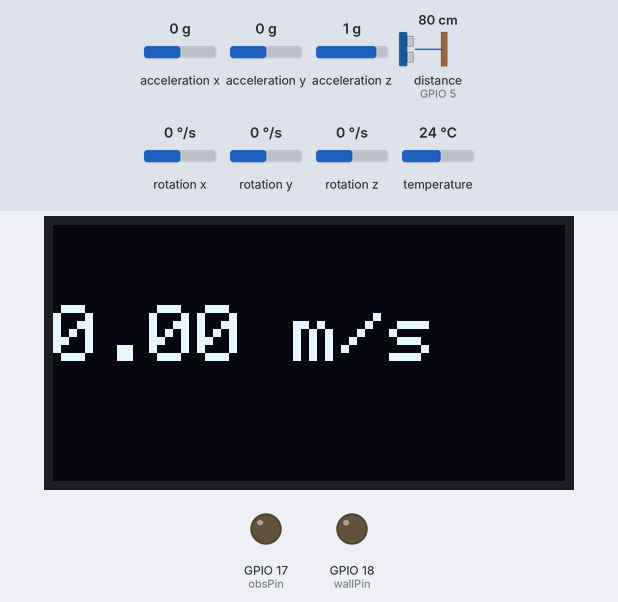
A sketch run on a simulated ESP32. Shown: 128×64 one-colour display, output pins drawn as LEDs (lit = HIGH). Wiring (inferred from the names in the program): ultrasonic range finder: trigger GPIO 4; echo GPIO 5. Dashed ring = blinking. The inputs (shaded band) are chosen by the test bench; at power-on: distance to the obstacle (sensor on GPIO 5) 80 cm, acceleration y 0 g, acceleration x 0 g, acceleration z 1 g, rotation x 0 °/s, rotation y 0 °/s, rotation z 0 °/s, temperature 24 °C. The echo pulse lasts 58.3 µs per cm; pins used as bus, display or sensor lines are not drawn.

Above: at 3.2 s.
3.3 s: distance to the obstacle (sensor on GPIO 5) set to 11 cm
4.8 s: distance to the obstacle (sensor on GPIO 5) set to 8 cm
At 4.96 s:
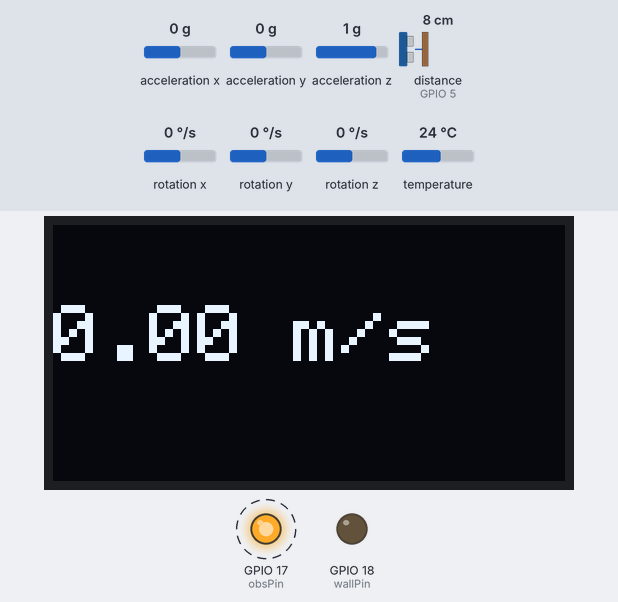
7.7 s: acceleration y set to -1.4 g
At 7.99 s:
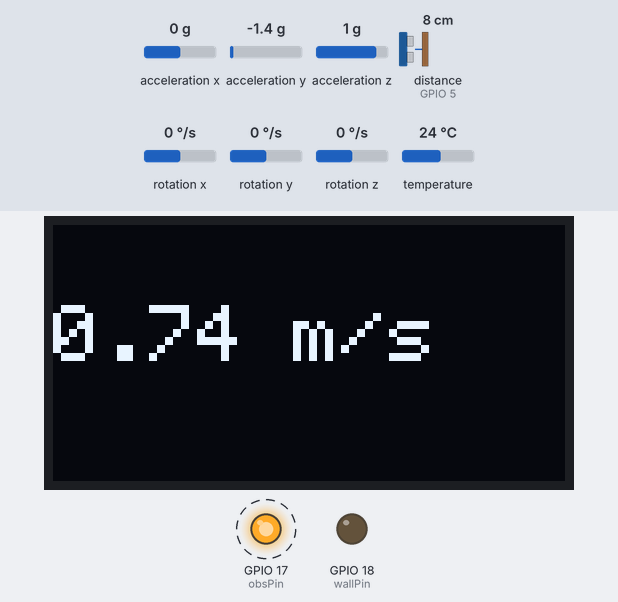
9.3 s: distance to the obstacle (sensor on GPIO 5) set to 2 cm
At 10.6 s:
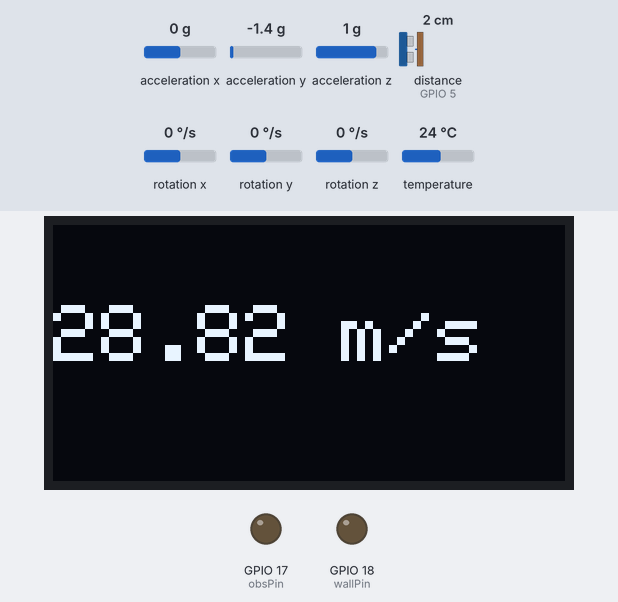
12.3 s: acceleration y set to -0.8 g
At 13.1 s:
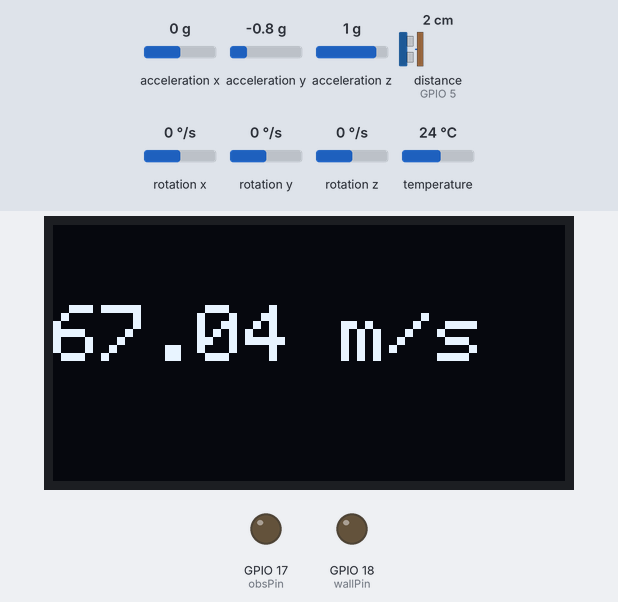
15.3 s: acceleration y set to 0 g
At 16.6 s:
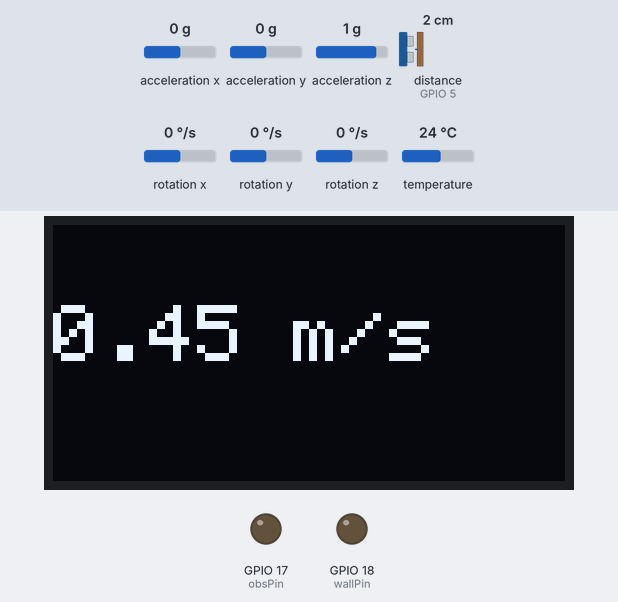
Timing chart, 0 to 18.3 s (numbered marks = the images above; inputs shaded):
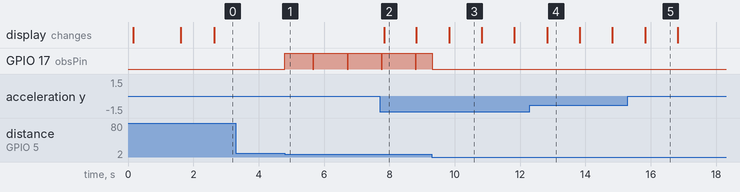

Measured:
- the behaviour switches between 10 and 9 cm on distance to the obstacle (sensor on GPIO 5) (found by bisection; images 0 and 1)
- after the input at 3.3 s, every drawn part: stays the same
- after the input at 4.8 s, GPIO 17 (obsPin): alternates HIGH for 0.94 s and LOW for 0.03 s, starting at once
- after the input at 7.7 s, the display: changes after 0.13 s (image 2)
- what the display in image 2 shows lasts 1.0 s, from 7.8 s to 8.8 s

The sketch:

Semi-working-OLED-accelerometer.ino
```cpp
#include <Wire.h>
#include <Adafruit_GFX.h>
#include <Adafruit_SSD1306.h>
#include <Adafruit_MPU6050.h>
#include <Adafruit_Sensor.h>

// ===== I2C pins & OLED address =====
#define I2C_SDA   3
#define I2C_SCL   10
#define OLED_ADDR 0x3C   // change to 0x3D if needed


int trig = 4;
int echo = 5;
int wallPin = 18;
int obsPin = 17;

long duration;
float distance;
//========= obstacles==============
float readDistance()
{
  digitalWrite(trig, LOW);
  delayMicroseconds(2);
  digitalWrite(trig, HIGH);
  delayMicroseconds(10);
  digitalWrite(trig, LOW);

  duration = pulseIn(echo, HIGH, 30000);

  if (duration == 0) return 500;

  return duration / 58.0;
}
void testObs()
{

  float dist = readDistance();

 if((dist>8)&&(dist<10)){

  digitalWrite(wallPin, LOW);
  digitalWrite(wallPin, HIGH);
  delayMicroseconds(500);
  digitalWrite(wallPin, LOW);
  digitalWrite(obsPin, LOW);
  digitalWrite(obsPin, HIGH);
  delay(50);
  digitalWrite(obsPin, LOW);
 }
}

// ===== OLED =====
#define SCREEN_WIDTH 128
#define SCREEN_HEIGHT 64
Adafruit_SSD1306 display(SCREEN_WIDTH, SCREEN_HEIGHT, &Wire, -1);

// ===== MPU6050 =====
Adafruit_MPU6050 mpu;

// ===== Speed estimate (Y axis only) =====
float v_forward = 0.0f;     // forward speed (m/s)
float ay_offset = 0.0f;     // stationary Y-axis bias
bool calibrated = false;

unsigned long lastImuMs  = 0;
unsigned long lastOledMs = 0;

const uint32_t IMU_PERIOD_MS  = 10;     // 100 Hz
const uint32_t OLED_PERIOD_MS = 1000;   // update screen every 1 second

const float ACCEL_DEADBAND = 0.12f;     // ignore small noise
const float VELOCITY_DECAY = 0.90f;     // reduce drift when stopped

// ============================================================
// Calibrate Y axis while robot is stationary
// ============================================================
void calibrateIMU(unsigned samples = 200) {
  sensors_event_t a, g, t;
  float sum = 0.0f;

  for (unsigned i = 0; i < samples; i++) {
    mpu.getEvent(&a, &g, &t);
    sum += a.acceleration.y;   // Y axis only
    delay(5);
  }

  ay_offset = sum / samples;
  calibrated = true;
}

// ============================================================
// Setup
// ============================================================
void setup() {
  Serial.begin(9600);

  pinMode(trig, OUTPUT);
  pinMode(echo, INPUT);
  pinMode(wallPin, OUTPUT);
  pinMode(obsPin, OUTPUT);

  digitalWrite(wallPin, LOW);
  digitalWrite(obsPin, LOW);
  digitalWrite(trig, LOW);

  Wire.begin(I2C_SDA, I2C_SCL);
  Wire.setClock(100000);
  delay(100);

  // OLED init
  if (!display.begin(SSD1306_SWITCHCAPVCC, OLED_ADDR)) {
    Serial.println("OLED init failed");
    while (1);
  }

  display.clearDisplay();
  display.setTextColor(SSD1306_WHITE);
  display.setTextSize(1);
  display.setCursor(0, 0);
  display.println("Calibrating...");
  display.display();

  // MPU init
  if (!mpu.begin()) {
    Serial.println("MPU6050 init failed");
    while (1);
  }

  mpu.setAccelerometerRange(MPU6050_RANGE_4_G);
  mpu.setGyroRange(MPU6050_RANGE_500_DEG);
  mpu.setFilterBandwidth(MPU6050_BAND_21_HZ);

  // Calibrate while still
  calibrateIMU();

  display.clearDisplay();
  display.setCursor(0, 0);
  display.println("Ready");
  display.display();

  lastImuMs  = millis();
  lastOledMs = millis();
}

// ============================================================
// Loop
// ============================================================
void loop() {
  unsigned long now = millis();

  // ---- IMU update (100 Hz) ----
  if (now - lastImuMs >= IMU_PERIOD_MS) {
    float dt = (now - lastImuMs) / 1000.0f;
    lastImuMs = now;

    sensors_event_t a, g, t;
    mpu.getEvent(&a, &g, &t);

    // Use ONLY Y axis
    float ay = a.acceleration.y - (calibrated ? ay_offset : 0.0f);

    // Remove tiny noise
    if (fabs(ay) < ACCEL_DEADBAND)
      ay = 0.0f;

    // Integrate acceleration -> velocity
    v_forward += ay * dt;

    // Reduce drift when not accelerating
    if (ay == 0.0f) {
      v_forward *= VELOCITY_DECAY;
      if (fabs(v_forward) < 0.01f)
        v_forward = 0.0f;
    }
  }

  // ---- OLED update (1 Hz) ----
  if (now - lastOledMs >= OLED_PERIOD_MS) {
    lastOledMs = now;

    display.clearDisplay();
    display.setTextSize(2);
    display.setCursor(0, 20);
    display.print(fabs(v_forward), 2);
    display.print(" m/s");
    display.display();
  }


  testObs();
}
```
